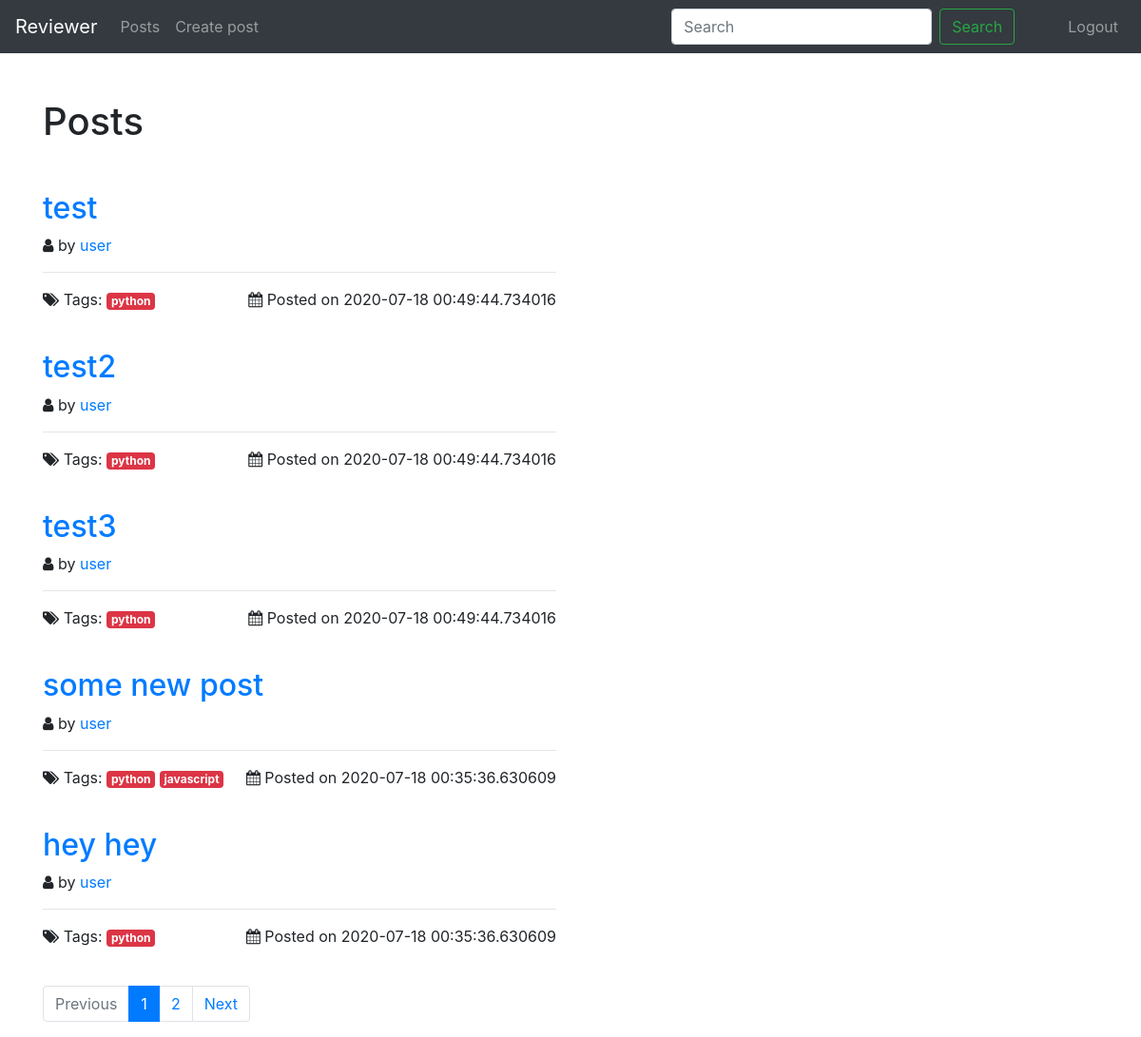
Screenshot of /posts/ (signed in) with the database file from the repository.
### app/models.py (models this page shows, shortened)
class Post(db.Model):
	id = db.Column(db.Integer, primary_key=True)
	title = db.Column(db.String(140))
	slug = db.Column(db.String(140), unique=True)
	content = db.Column(db.Text)
	created_date = db.Column(db.DateTime, default=datetime.now())
	tags = db.relationship('Tag', secondary=post_tags, backref=db.backref('posts', lazy='dynamic'))
	owner_id = db.Column(db.Integer, db.ForeignKey('user.id'))

class User(db.Model, UserMixin):
	id = db.Column(db.Integer, primary_key=True)
	email = db.Column(db.String(100), unique=True)
	password = db.Column(db.String(255))
	active = db.Column(db.Boolean())
	roles = db.relationship('Role', secondary=roles_users, backref=db.backref('users', lazy='dynamic'))
	posts = db.relationship('Post', backref='owner', lazy=True)

class Tag(db.Model):
	id = db.Column(db.Integer, primary_key=True)
	name = db.Column(db.String(100))
	slug = db.Column(db.String(100))

### app/blueprints/posts/views.py (the view)
@posts_blueprint.route('/')
def posts():
	search_request = request.args.get('search')
	posts = []
	page = request.args.get('page')
	if page and page.isdigit():
		page = int(page)
	else:
		page = 1
	if search_request:
		posts = Post.query.filter(Post.title.contains(search_request) | Post.content.contains(search_request))
	else:
		posts = Post.query.order_by(Post.created_date.desc())
	pages = posts.paginate(page=page, per_page=5)
	return render_template('posts/posts.html', pages=pages)

### app/templates/posts/posts.html
{% extends 'base.html' %}
{% block content %}
	<h1 class="mt-5 mb-5">Posts</h1>
	{% if pages and pages.items|length > 0 %}
		{% for post in pages.items %}
			<div class="row">
				<div class="col-md-6">
					<h2 class="mb-2">
						<a href="{{ url_for('posts.get_post', post_slug=post.slug) }}">{{ post.title }}</a>
					</h2>
					<p>
						<i class='fa fa-user'></i>
						by
						<a href="">
							{{ current_user.email }}
						</a>
					</p>
					<hr>
					<p class="d-flex justify-content-between">
						<span>
							<i class="fa fa-tags"></i>
							Tags:
							<span class="tags">
								{% for tag in post.tags%}
									<a href="{{ url_for('posts.get_posts_by_tag', tag_slug=tag.slug) }}" class="badge badge-danger">{{ tag.name }}</a>
								{% endfor %}
							</span>
						</span>
						<span>
							<i class="fa fa-calendar"></i>
							Posted on {{ post.created_date }}
						</span>
					</p>
				</div>
			</div>
			<br>
		{% endfor %}
		<nav aria-label="...">
		  	<ul class="pagination">
		    	<li class="page-item {% if not pages.has_prev %} disabled {% endif %}">
		    		<a class="page-link" href="./?page={{ pages.prev_num }}" tabindex="-1" aria-disabled="true">Previous</a>
		    	</li>
		    	{% for page in pages.iter_pages() %}
		    		<li class="page-item {% if page == pages.page %} active {% endif %}" aria-current="page">
			    		<a class="page-link" href="./?page={{ page }}">{{ page }}</a>
			    	</li>
		    	{% endfor %}
			    <li class="page-item {% if not pages.has_next %} disabled {% endif %}">
			    	<a class="page-link" href="./?page={{ pages.next_num }}">Next</a>
			    </li>
		  	</ul>
		</nav>
	{% else %}
		No posts matching the request
	{% endif %}
{% endblock %}

### app/templates/base.html (shortened to what this page needs)
<!DOCTYPE html>
<html lang="en">
<head>
    <link rel="stylesheet" href="https://stackpath.bootstrapcdn.com/bootstrap/4.5.0/css/bootstrap.min.css">
    <link rel="stylesheet" href="https://stackpath.bootstrapcdn.com/font-awesome/4.7.0/css/font-awesome.min.css">
</head>
<body>
	{% block navbar %}
		<nav class="navbar navbar-expand-lg navbar-dark bg-dark">
			<a class="navbar-brand" href="{{ url_for('index') }}">Reviewer</a>
			<div class="collapse navbar-collapse">
				<ul class="navbar-nav mr-auto">
					<li class="nav-item">
						<a href="{{ url_for('posts.posts') }}" class="nav-link">Posts</a>
					</li>
					{% if current_user.is_authenticated %}
						<li class="nav-item">
							<a href="{{ url_for('posts.create_post') }}" class="nav-link">Create post</a>
						</li>
					{% endif %}
				</ul>
				{% if request.path == url_for('posts.posts') %}
					<form class="form-inline my-2 my-lg-0" method="GET">
				    	<input class="form-control mr-sm-2" type="search" placeholder="Search" aria-label="Search" name="search" value="{{ request.args.get('search', '') }}">
				    	<button class="btn btn-outline-success my-2 my-sm-0" type="submit">Search</button>
				    </form>
				{% endif %}
				<ul class="navbar-nav ml-5">
					{% if current_user.is_authenticated %}
						<li class="nav-item">
							<a href="{{ url_for('security.logout') }}" class="nav-link">Logout</a>
						</li>
					{% endif %}
				</ul>
			</div>
		</nav>
	{% endblock %}
	<div class="container">
		{% block content %}
		{% endblock %}
	</div>
</body>
</html>

### rows the page displays
Post: title "test", created_date "2020-07-18 00:49:44.734016"
User: email "user"
Tag: name "python"
Post: title "test2", created_date "2020-07-18 00:49:44.734016"
Post: title "test3", created_date "2020-07-18 00:49:44.734016"
Post: title "some new post", created_date "2020-07-18 00:35:36.630609"
Tag: name "javascript"
Post: title "hey hey", created_date "2020-07-18 00:35:36.630609"

### other values shown
{{ page }} "1" "2"
